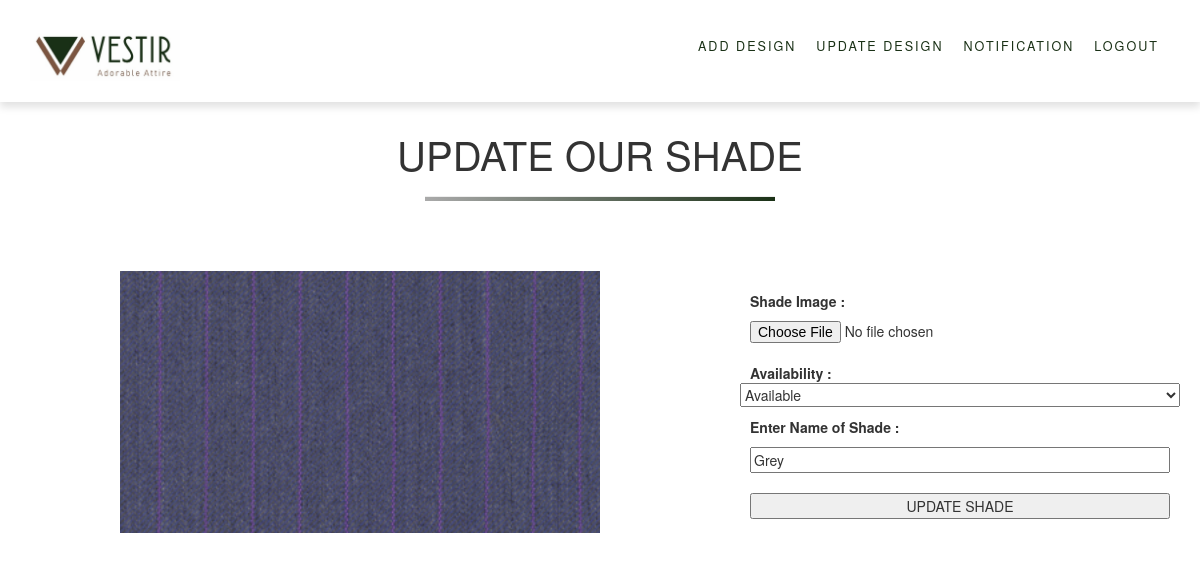
/update_shade.php?img_id=127 (signed in), run on the app's committed database.
### tables this page shows
CREATE TABLE `image_pattern` (
  `img_id` int(11) NOT NULL,
  `pattern_id` int(11) NOT NULL,
  `availability` text NOT NULL,
  `name_shades` varchar(30) DEFAULT NULL,
  `image` varchar(50) NOT NULL
);

### update_shade.php (the view, shortened to what this page needs)
<!DOCTYPE html>
<html>
<head>
    <link rel="stylesheet" href="https://maxcdn.bootstrapcdn.com/bootstrap/3.4.0/css/bootstrap.min.css">
    <link rel="stylesheet" type="text/css" href="design.css">
</head>
<body>
  <?php include 'menu_admin.php';?>
    <div class="design-con">
        <div class="main-name">
            <h1>UPDATE OUR SHADE</h1>
            <hr>
        </div>
         <?php
            include 'config.php';
            if((!isset($_GET['img_id']))||trim($_GET['img_id'])==""){
              echo "No post like that !";
            }else{
              $img_id = addslashes($_GET['img_id']);
              $result = mysqli_query($db, "SELECT * FROM image_pattern WHERE img_id = '$img_id'");
              $row = mysqli_num_rows($result);
              if($row>0){
                while($rows = mysqli_fetch_assoc($result)) {
                  $name_shades=$rows['name_shades'];
                  $image=$rows['image'];
              ?>
        <div class="view-detail">
            <div class="shade-image">
                <img src="<?php echo $image; ?>">
            </div>
            <div class="shade-detail">
                <form action="" method="post" enctype="multipart/form-data">
                    <div class="update-div">
                        <div class="form-detail">
                            <label>Shade Image :</label>
                            <input type="file" name="filetoupload" id="filetoupload">
                            <label>Availability :</label>
                            <select name="availability">
                                <option value="Available">Available</option>
                            </select>
                            <label>Enter Name of Shade :</label>
                            <input type="text" name="name_shades" id="name_shades" value="<?php echo $name_shades; ?>">
                            <input type="submit" name="updateshade" value="UPDATE SHADE">
                        </div>
                    </div>
                </form>
            </div>
        </div>
    </div>
        <?php
            }
        }
    }
  ?>

### design.css (style rules this page uses)
.main-name { text-align: center; margin: 30px 0 60px 0; }
.main-name h1 { font-size: 40px; font-weight: 400px; }
.main-name hr { height: 4px; width: 200px; background-image: linear-gradient(to right,#aaa, #1a3116); }
.view-detail { display: grid; }
.shade-image { text-align: center; }
.shade-image img { max-width: 500px; padding: 10px 10px; }
.form-detail { display: flex; flex-direction: column; padding: 20px 20px 20px 20px; justify-content: center; }
.form-detail textarea,input { margin: 10px 10px 10px 10px; }
.form-detail label { margin: 10px 10px 0px 10px; }
@media screen and (min-width: 750px) { .view-detail { grid-template-columns: 1.5fr 1fr; } }
@media screen and (min-width: 750px) { .main-name hr { height: 4px; width: 350px; } }
@media screen and (min-width: 750px) { .shade-image img { width: 500px; padding: 10px 10px; } }

### data on the page
image_pattern: image (picture), name_shades "Grey"
